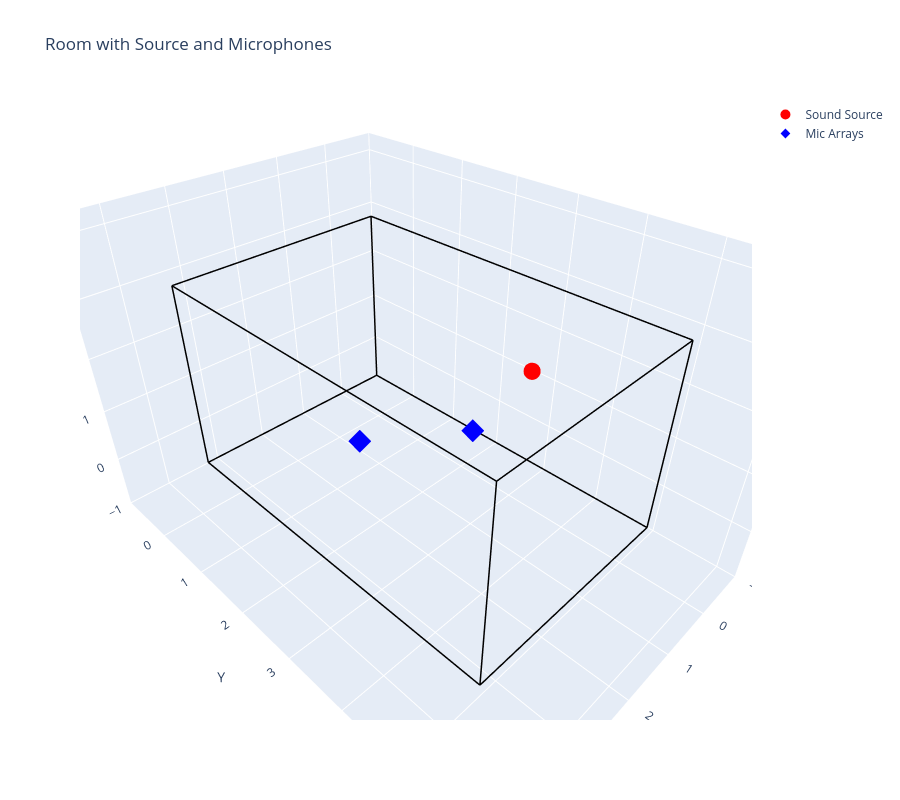
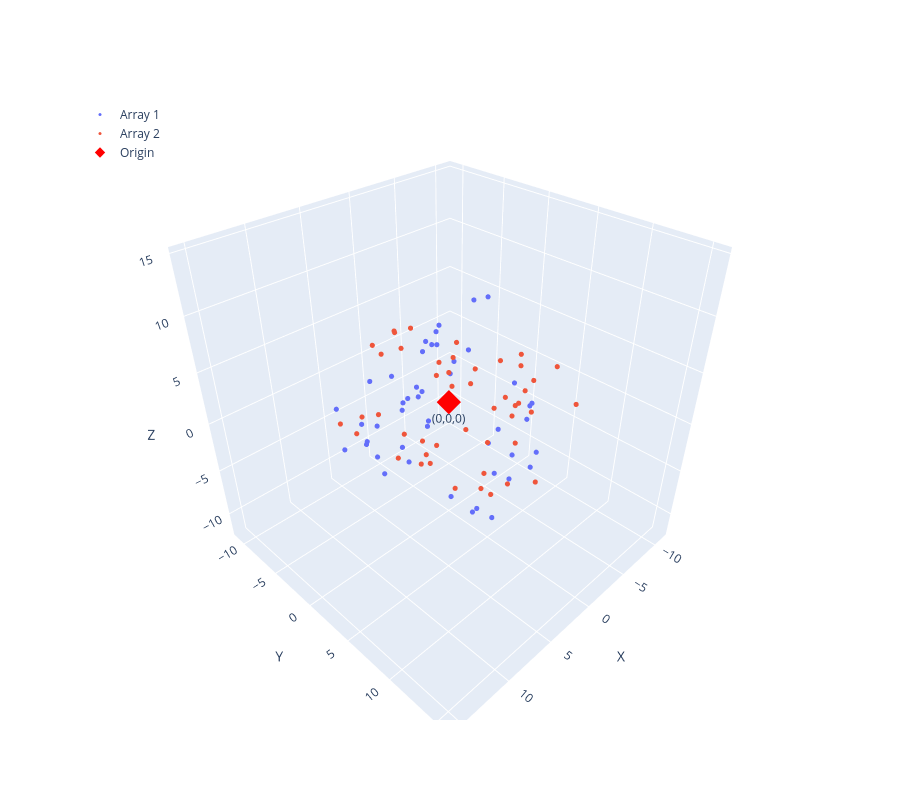

The code cell stored with these charts, in order, in its notebook:
### Markdown cell above
# Example on one configuration

## Load example room configuration

### Code cell
with gzip.open(f"room_example.json.gz", "rt", encoding="utf-8") as f:
    room_data = json.load(f)

room_dim = room_data["geometry"]["room_dim"]
src_pos = room_data["geometry"]["pos_src"]
img1 = np.array(room_data["observations"]["img1"])
img2 = np.array(room_data["observations"]["img2"])
t1 = np.array(room_data["ground_truth"]["t1"])
t2 = np.array(room_data["ground_truth"]["t2"])
R_true = np.array(room_data["ground_truth"]["R21"])
t_true = np.array(room_data["ground_truth"]["t21"])
matches_true = np.array(room_data["ground_truth"]["matches_pairs"])

plot_room_with_sources(
    room_dim=room_dim,
    source_pos=src_pos,
    mic_positions=[t1, t2],
    image_sources=None,  # Set to None to not plot image sources
    point_size=5,
    zoom=1.0,
    show_background=True
)
plot_point_clouds(img1, img2, labels=("Array 1", "Array 2"))

### Figure 1 — Plotly figure (JSON) as saved in the notebook; plotly's stock layout.template omitted (floating-point values rounded to 4 significant figures)
{"data": [{"line": {"color": "black", "width": 3}, "mode": "lines", "showlegend": false, "type": "scatter3d", "x": [0, 3.728], "y": [0, 0], "z": [0, 0]}, {"line": {"color": "black", "width": 3}, "mode": "lines", "showlegend": false, "type": "scatter3d", "x": [3.728, 3.728], "y": [0, 5.265], "z": [0, 0]}, {"line": {"color": "black", "width": 3}, "mode": "lines", "showlegend": false, "type": "scatter3d", "x": [3.728, 0], "y": [5.265, 5.265], "z": [0, 0]}, {"line": {"color": "black", "width": 3}, "mode": "lines", "showlegend": false, "type": "scatter3d", "x": [0, 0], "y": [5.265, 0], "z": [0, 0]}, {"line": {"color": "black", "width": 3}, "mode": "lines", "showlegend": false, "type": "scatter3d", "x": [0, 3.728], "y": [0, 0], "z": [3.303, 3.303]}, {"line": {"color": "black", "width": 3}, "mode": "lines", "showlegend": false, "type": "scatter3d", "x": [3.728, 3.728], "y": [0, 5.265], "z": [3.303, 3.303]}, {"line": {"color": "black", "width": 3}, "mode": "lines", "showlegend": false, "type": "scatter3d", "x": [3.728, 0], "y": [5.265, 5.265], "z": [3.303, 3.303]}, {"line": {"color": "black", "width": 3}, "mode": "lines", "showlegend": false, "type": "scatter3d", "x": [0, 0], "y": [5.265, 0], "z": [3.303, 3.303]}, {"line": {"color": "black", "width": 3}, "mode": "lines", "showlegend": false, "type": "scatter3d", "x": [0, 0], "y": [0, 0], "z": [0, 3.303]}, {"line": {"color": "black", "width": 3}, "mode": "lines", "showlegend": false, "type": "scatter3d", "x": [3.728, 3.728], "y": [0, 0], "z": [0, 3.303]}, {"line": {"color": "black", "width": 3}, "mode": "lines", "showlegend": false, "type": "scatter3d", "x": [3.728, 3.728], "y": [5.265, 5.265], "z": [0, 3.303]}, {"line": {"color": "black", "width": 3}, "mode": "lines", "showlegend": false, "type": "scatter3d", "x": [0, 0], "y": [5.265, 5.265], "z": [0, 3.303]}, {"marker": {"color": "red", "size": 10}, "mode": "markers", "name": "Sound Source", "type": "scatter3d", "x": [0.7027], "y": [3.627], "z": [2.313]}, {"marker": {"color": "blue", "size": 7.5, "symbol": "diamond"}, "mode": "markers", "name": "Mic Arrays", "type": "scatter3d", "x": [2.967, 2.137], "y": [2.664, 3.79], "z": [1.715, 2.133]}], "layout": {"height": 800, "scene": {"aspectmode": "data", "camera": {"eye": {"x": 1, "y": 1, "z": 1}}, "xaxis": {"range": [-1, 4.728], "showbackground": true, "showgrid": true, "showticklabels": true, "title": {"text": "X"}, "zeroline": true}, "yaxis": {"range": [-1, 6.265], "showbackground": true, "showgrid": true, "showticklabels": true, "title": {"text": "Y"}, "zeroline": true}, "zaxis": {"range": [-1, 4.303], "showbackground": true, "showgrid": true, "showticklabels": true, "title": {"text": "Z"}, "zeroline": true}}, "title": {"text": "Room with Source and Microphones"}, "width": 900}}

### Figure 2 — Plotly figure (JSON) as saved in the notebook; plotly's stock layout.template omitted (floating-point values rounded to 4 significant figures)
{"data": [{"marker": {"size": 3}, "mode": "markers+text", "name": "Array 1", "text": ["", "", "", "", "", "", "", "", "", "", "", "", "", "", "", "", "", "", "", "", "", "", "", "", "", "", "", "", "", "", "", "", "", "", "", "", "", "", "", "", "", "", "", "", "", ""], "textposition": "top center", "type": "scatter3d", "x": [12.48, 8.273, 10.63, 10.86, 10.28, 3.85, 4.139, 4.511, 5.569, 5.963, 5.864, 6.883, 6.755, 6.617, 1.61, 1.47, 3.157, 1.712, 2.179, 3.312, 3.401, 4.273, 3.822, 4.286, 4.262, 4.329, 4.791, 5.535, -2.384, -2.124, -0.7987, -1.565, -1.236, -0.6949, -0.6039, 0.1841, -0.03728, -0.2819, -0.1031, 0.7625, -3.997, -3.595, -2.819, -2.091, -1.758, -1.65], "y": [1.846, 8.554, 1.648, 2.341, -1.886, 10.28, 8.341, 7.241, 4.432, 1.527, 0.6985, -1.558, -0.9095, -2.208, 10.93, 10.37, 8.156, 8.523, 7.567, 6.606, 2.421, 0.6972, 0.3718, -1.338, -0.5743, -2.237, -3.996, -4.602, 6.926, 6.919, 4.812, 2.746, 1.572, -0.04958, -0.4094, -2.387, -2.771, -3.038, -3.262, -5.111, 5.885, 4.416, -0.4227, -3.635, -3.848, -5.155], "z": [2.775, -0.1652, 4.011, 2.651, 3.427, -0.1083, 2.377, -5.044, 9.804, 3.987, 2.415, -3.016, -4.542, 4.135, 1.549, -0.3082, -5.948, 6.685, 2.22, -5.856, 9.736, 3.855, 2.554, -3.307, -4.497, 3.566, -2.157, -3.784, 1.838, 0.6237, -5.587, 10.41, 9.839, 3.757, 2.424, -3.152, -4.068, 4.624, 3.602, -2.217, 0.8004, -5.35, 3.828, 4.617, 3.371, -2.151]}, {"marker": {"size": 3}, "mode": "markers+text", "name": "Array 2", "text": ["", "", "", "", "", "", "", "", "", "", "", "", "", "", "", "", "", "", "", "", "", "", "", "", "", "", "", "", "", "", "", "", "", "", "", "", "", "", "", "", "", "", "", "", "", "", ""], "textposition": "top center", "type": "scatter3d", "x": [-6.237, -5.307, 0.14, -4.732, 0.3341, -3.365, -4.833, -3.809, 2.552, -4.847, -3.273, 1.439, 2.567, -3.167, 3.19, -1.005, 3.83, 4.755, -1.455, -0.271, 4.224, 5.816, 0.3487, -0.412, 5.286, 1.825, 5.495, -0.8284, 0.01007, 4.66, 6.171, -0.01355, 1.027, 5.275, 1.932, 6.701, 1.857, 3.412, 7.158, 8.024, 2.392, 3.719, 7.631, 4.388, 4.045, 9.397, 3.977], "y": [2.675, 2.75, 5.322, 5.328, 7.289, 10.66, 2.257, 1.881, 3.343, 4.403, 4.697, 5.608, 6.34, 8.679, 12.24, -0.5909, 1.171, 1.532, 1.676, 2.293, 2.862, 3.77, 7.892, 7.321, 9.271, 10.34, 11.97, -1.994, -1.465, -0.5765, 0.2879, 0.5158, 1.062, 2.331, 7.272, 8.446, -4.51, -4.542, -2.887, -2.636, -1.888, -1.609, -0.1031, 5.216, -4.835, -2.825, -2.055], "z": [-1.873, -2.78, -7.122, -0.7614, -4.593, 3.336, -0.758, -1.615, -6.146, 0.953, 0.3306, -3.784, -4.304, 6.002, 0.3806, 0.8697, -2.953, -3.224, 3.446, 2.818, -0.8087, -1.242, 8.269, 6.701, 3.574, 7.793, 5.12, 2.761, 2.045, -1.278, -2.489, 4.673, 3.928, -0.08061, 8.14, 5.046, 5.753, 4.296, 0.5903, -0.5323, 7.405, 6.215, 2.479, 9.827, 5.288, 1.075, 7.707]}, {"marker": {"color": "red", "size": 8, "symbol": "diamond"}, "mode": "markers+text", "name": "Origin", "text": ["(0,0,0)"], "textposition": "bottom center", "type": "scatter3d", "x": [0], "y": [0], "z": [0]}], "layout": {"height": 800, "legend": {"x": 0, "y": 1}, "scene": {"aspectmode": "cube", "xaxis": {"range": [-11.85, 16.23], "title": {"text": "X"}}, "yaxis": {"range": [-11.67, 16.41], "title": {"text": "Y"}}, "zaxis": {"range": [-12.61, 15.47], "title": {"text": "Z"}}}, "width": 900}}
